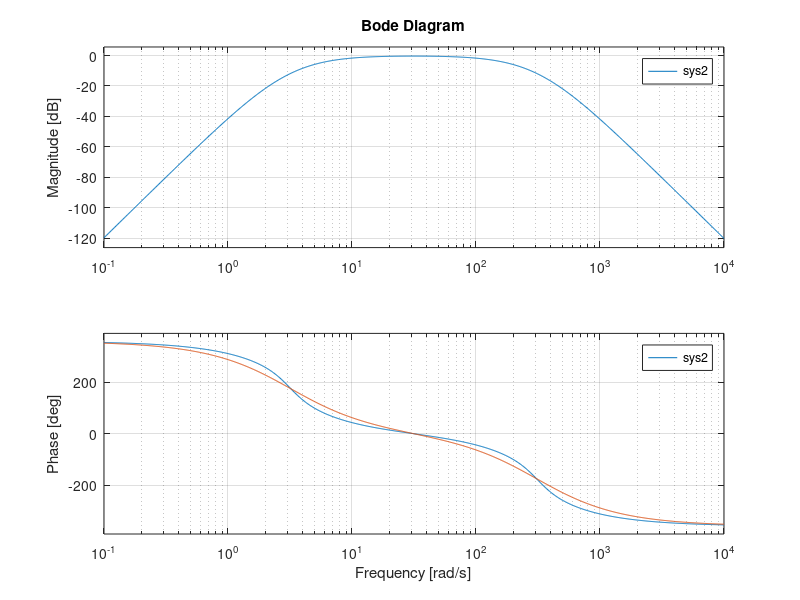
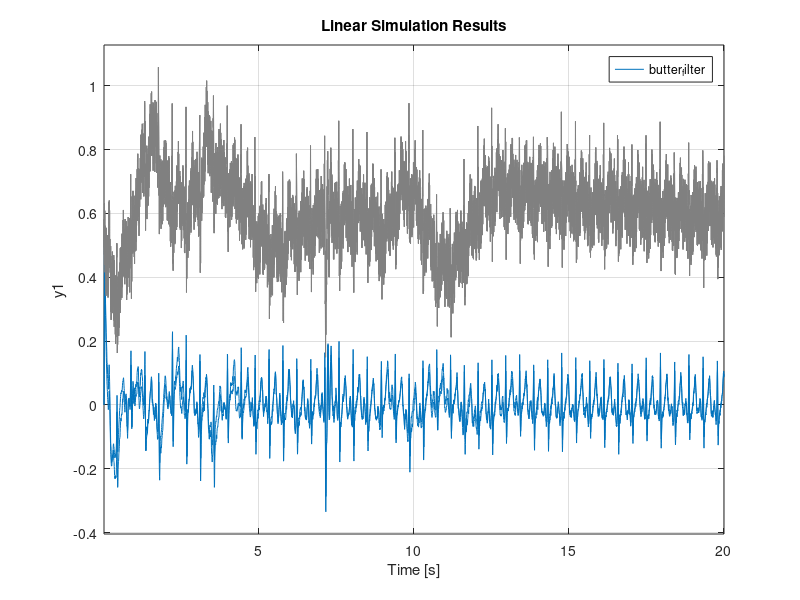

The MATLAB script that drew these images, in order:
close all
clear all
clc

fileID = fopen('ECGdata.txt', 'r');
A=fscanf(fileID, '%f %f', [2,Inf]);
fclose (fileID)
time = A(1,:);
necg = A(2,:);

%figure, plot(time, necg), grid on
%xlabel ('t(sec)'), ylabel ('ECG normalized')

% Butterworth filter

[num,den] = butter (4, [0.5*2*pi 50*2*pi], 'bandpass', 's');
butter_filter = tf (num,den);

%bode plot for the filter

figure, bode(butter_filter), grid on
hold on



num = [1/pi 0];
den = conv([1/pi 1] , [1/(100*pi) 1]);
sys2= tf(num,den);
sys2=sys2*sys2*sys2*sys2;
bode(sys2), grid on;


figure, lsim(sys2, necg, time), grid on 
hold on
 lsim(butter_filter, necg,time), grid on